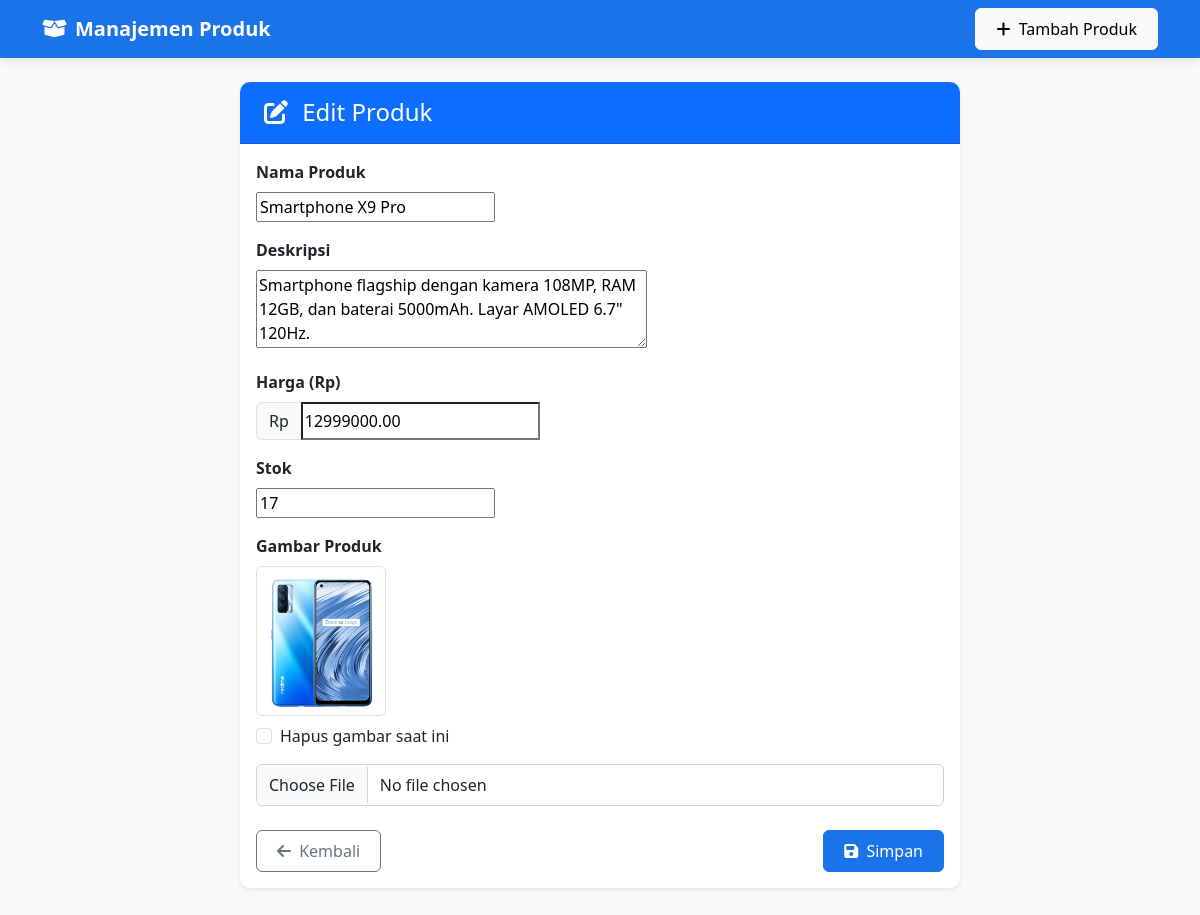
Screenshot of /13/edit/ with the database file from the repository.
### produk/models.py (models this page shows, shortened)
class Produk(models.Model):
    nama = models.CharField(max_length=100)
    deskripsi = models.TextField(blank=True)
    harga = models.DecimalField(max_digits=10, decimal_places=2)
    stok = models.IntegerField(default=0)
    gambar = models.ImageField(upload_to='produk/', blank=True, null=True)
    dibuat_pada = models.DateTimeField(auto_now_add=True)
    diperbarui_pada = models.DateTimeField(auto_now=True)

### produk/views.py (the view)
# urls.py: path('<int:id>/edit/', views.edit_produk, name='edit_produk'),
def edit_produk(request, id):
    produk = get_object_or_404(Produk, pk=id)
    if request.method == 'POST':
        form = ProdukForm(request.POST, request.FILES, instance=produk)
        if form.is_valid():
            form.save()
            messages.success(request, 'Produk berhasil diperbarui!')
            return redirect('produk:daftar_produk')  # Gunakan namespace
    else:
        form = ProdukForm(instance=produk)
    return render(request, 'produk/form.html', {
        'form': form,
        'action': 'Edit'
    })

### produk/forms.py
class ProdukForm(forms.ModelForm):
    class Meta:
        model = Produk
        fields = ['nama', 'deskripsi', 'harga', 'stok', 'gambar']
        widgets = {
            'deskripsi': forms.Textarea(attrs={'rows': 3}),
        }

### produk/templates/produk/form.html (shortened to what this page needs)
{% extends 'produk/base.html' %}
{% block content %}
<div class="container">
    <div class="row justify-content-center">
        <div class="col-md-8">
            <div class="card shadow-sm">
                <div class="card-header bg-primary text-white">
                    <h4 class="mb-0">
                        <i class="fas fa-{% if form.instance.pk %}edit{% else %}plus{% endif %} me-2"></i>
                        {% if form.instance.pk %}Edit Produk{% else %}Tambah Produk{% endif %}
                    </h4>
                </div>
                <div class="card-body">
                    <form method="post" enctype="multipart/form-data">
                        <div class="mb-3">
                            <label for="{{ form.nama.id_for_label }}" class="form-label fw-bold">
                                Nama Produk
                            </label>
                            {{ form.nama }}
                        </div>
                        <div class="mb-3">
                            <label for="{{ form.deskripsi.id_for_label }}" class="form-label fw-bold">
                                Deskripsi
                            </label>
                            {{ form.deskripsi }}
                        </div>
                        <div class="mb-3">
                            <label for="{{ form.harga.id_for_label }}" class="form-label fw-bold">
                                Harga (Rp)
                            </label>
                            <div class="input-group">
                                <span class="input-group-text">Rp</span>
                                {{ form.harga }}
                            </div>
                        </div>
                        <div class="mb-3">
                            <label for="{{ form.stok.id_for_label }}" class="form-label fw-bold">
                                Stok
                            </label>
                            {{ form.stok }}
                        </div>
                        <div class="mb-4">
                            <label class="form-label fw-bold d-block">
                                Gambar Produk
                            </label>
                            {% if form.instance.gambar %}
                            <div class="mb-3">
                                <img src="{{ form.instance.gambar.url }}"
                                     class="img-thumbnail mb-2"
                                     style="max-height: 150px;"
                                     alt="Gambar saat ini">
                                <div class="form-check">
                                    <input class="form-check-input"
                                           type="checkbox"
                                           name="gambar-clear"
                                           id="gambar-clear">
                                    <label class="form-check-label" for="gambar-clear">
                                        Hapus gambar saat ini
                                    </label>
                                </div>
                            </div>
                            {% endif %}
                            <input type="file" name="gambar" class="form-control" id="{{ form.gambar.id_for_label }}">
                        </div>
                        <div class="d-flex justify-content-between">
                            <a href="{% url 'produk:daftar_produk' %}" class="btn btn-outline-secondary">
                                <i class="fas fa-arrow-left me-1"></i> Kembali
                            </a>
                            <button type="submit" class="btn btn-primary">
                                <i class="fas fa-save me-1"></i> Simpan
                            </button>
                        </div>
                    </form>
                </div>
            </div>
        </div>
    </div>
</div>
{% endblock %}

### produk/templates/produk/base.html (style rules this page uses)
:root { --primary-blue: #1a73e8; --dark-blue: #0d47a1; --light-blue: #e8f0fe; --accent-blue: #4285f4; }
body { background-color: #f8f9fa; font-family: 'Segoe UI', Tahoma, Geneva, Verdana, sans-serif; }
.card { border-radius: 10px; box-shadow: 0 4px 6px rgba(0,0,0,0.05); transition: transform 0.2s; border: none; }
.btn-primary { background-color: var(--primary-blue); border-color: var(--primary-blue); }

### produk/templates/produk/form.html (style rules this page uses)
.card { border-radius: 10px; border: none; box-shadow: 0 4px 6px rgba(0,0,0,0.1); }
.card-header { border-radius: 10px 10px 0 0 !important; padding: 1rem 1.5rem; }
.form-label { margin-bottom: 0.5rem; display: block; }
.form-control, .form-select { padding: 0.5rem 0.75rem; border-radius: 6px; border: 1px solid #ced4da; }
.input-group-text { background-color: #f8f9fa; }
.btn { padding: 0.5rem 1.25rem; border-radius: 6px; font-weight: 500; }
.img-thumbnail { border-radius: 6px; border: 1px solid #dee2e6; padding: 0.25rem; background-color: #fff; }

### rows the page displays
Produk: nama "Smartphone X9 Pro", deskripsi "Smartphone flagship dengan kamera 108MP, RAM 12GB, dan baterai 5000mAh. Layar AMOLED 6.7\" 120Hz.", harga "12999000.00", stok "17", instance.gambar (picture)
